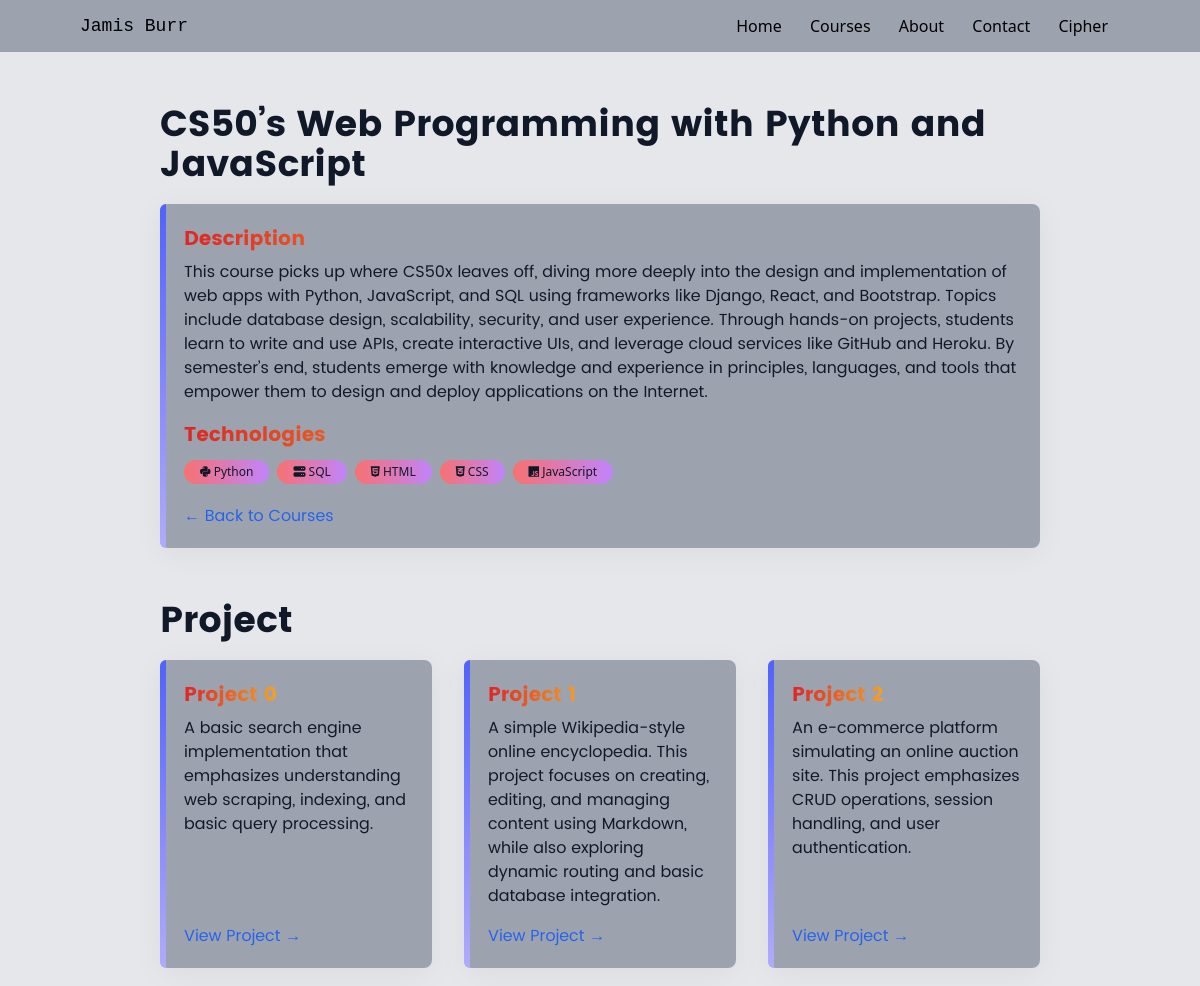
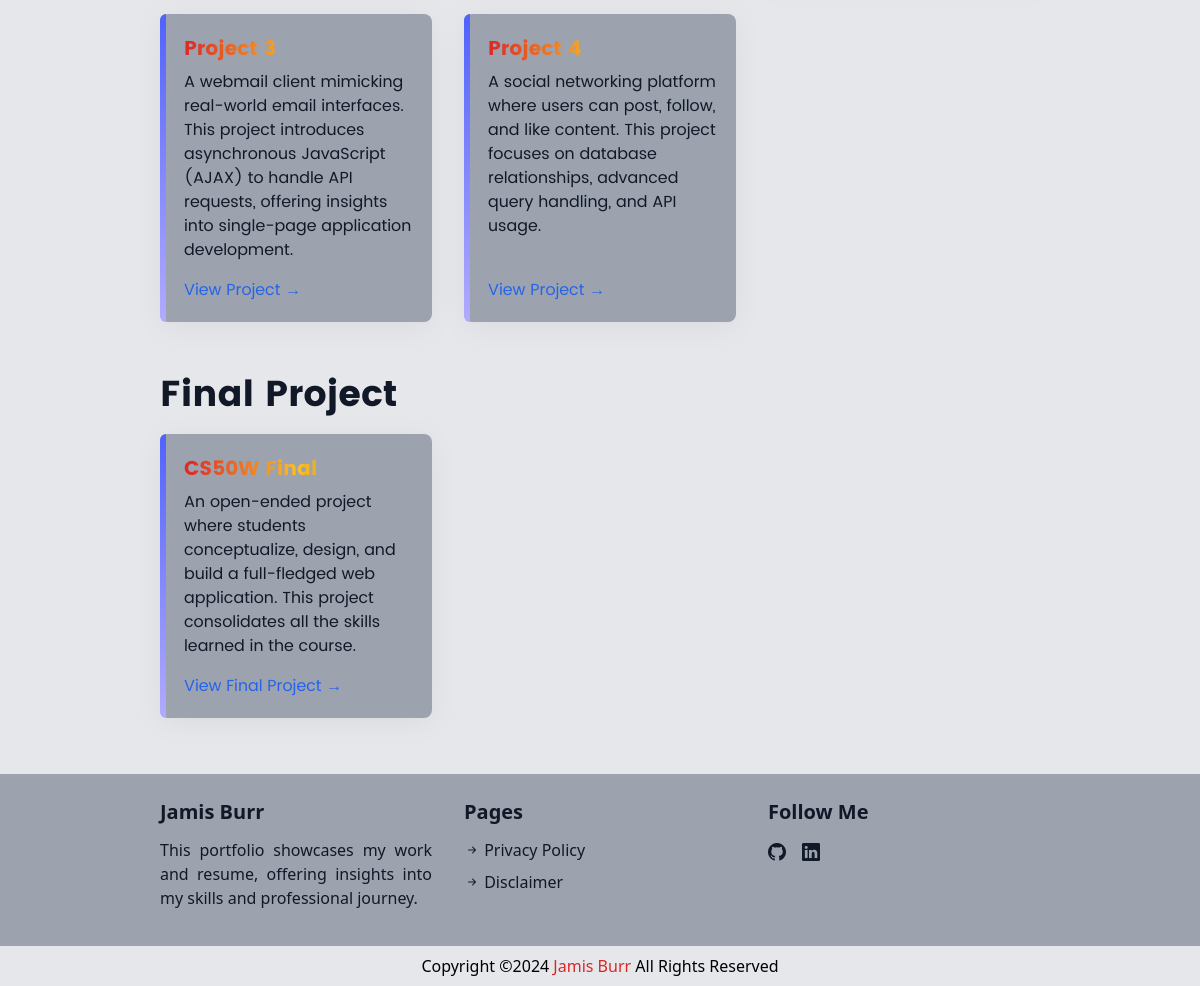
The app's page /courses/cs50w/ with its own data (2 pictures, top to bottom).
### portfolio_content/models.py (models this page shows, shortened)
class Course(models.Model):
    name = models.CharField(max_length=200)
    description = models.TextField(blank=True, null=True)
    technologies = models.ManyToManyField(Technology, related_name="courses")  # ManyToManyField
    slug = models.SlugField(blank=True)

class Technology(models.Model):
    name = models.CharField(max_length=50)
    icon = models.CharField(max_length=100, blank=True, null=True)  # Store FontAwesome class for the icon
    class Meta:
        db_table = 'Technologies'  # Ensure correct database table name
        verbose_name_plural = "Technologies"  # Correct plural display in the admin panel

class Project(models.Model):
    title = models.CharField(max_length=200)
    description = models.TextField()
    technologies = models.ManyToManyField(Technology, related_name="projects")
    course = models.ForeignKey(Course, on_delete=models.CASCADE, related_name="projects")
    slug = models.SlugField(blank=True)
    class Meta:
        verbose_name_plural = "Projects"  # Correct plural display in the admin panel

class FinalProject(models.Model):
    title = models.CharField(max_length=200)
    description = models.TextField()
    technologies = models.ManyToManyField(Technology, related_name="final_projects")  # Link to technologies
    course = models.ForeignKey(Course, on_delete=models.CASCADE, related_name="final_projects")  # Link to a course
    screenshot_url = models.URLField(blank=True, null=True)  # Optional screenshot URL
    video_url = models.URLField(blank=True, null=True)  # Optional video URL
    slug = models.SlugField(blank=True, unique=True)  # slug field
    class Meta:
        verbose_name_plural = "Final Project"  # Correct plural display in the admin panel

### portfolio_content/views.py (the view)
# urls.py: path('courses/<slug:course_slug>/', views.course_content, name='course_projects'),  # Course content page
@cache_page(60 * 60)
def course_content(request, course_slug):
    course = get_object_or_404(Course, slug=course_slug)
    certificates = course.certificates.all()
    labs = course.labs.all()
    problem_sets = course.problem_sets.all()
    projects = course.projects.all()
    final_projects = course.final_projects.all()
    return render(request, 'course_content.html', {
        'course': course,
        'certificates': certificates,
        'labs': labs,
        'problem_sets': problem_sets,
        'projects': projects,
        'final_projects': final_projects,
    })

### templates/course_content.html (shortened to what this page needs)
{% extends "layout.html" %}
{% block content %}
<div class='bg-gray-200 dark:bg-gray-800 text-gray-900 dark:text-gray-100 pt-8 px-5 md:px-20 lg:px-40 xl:px-60'>
    <p style="font-family: Poppins-Bold" class='text-4xl font-extrabold py-5 text-center md:text-start'>{{ course.name }}</p>
    <div style="box-shadow:0 5px 30px 0 rgba(0,0,0,.05); position: relative;" class='bg-gray-400 dark:bg-gray-900 py-5 pl-6 pr-4 rounded-lg'>
        <div style="position: absolute; top: 0; left: 0; bottom: 0; width: 6px; border-radius: 6px 0 0 6px;
            background: linear-gradient(to bottom, #5062ff, #b1abfc);"
            class="dark:hidden">
        </div>
        <p style="font-family: Poppins-Bold" class="text-xl text-transparent bg-clip-text bg-gradient-to-r from-red-600 via-amber-400 to-amber-700 dark:from-cyan-200 dark:via-blue-300 dark:to-blue-600">Description</p>
        <p style="font-family: Poppins" class="text-gray-900 dark:text-gray-300 pt-2">{{ course.description }}</p>
        <p style="font-family: Poppins-Bold" class="pt-4 text-xl text-transparent bg-clip-text bg-gradient-to-r from-red-600 via-amber-400 to-amber-700 dark:from-cyan-200 dark:via-blue-300 dark:to-blue-600">Technologies</p>
         <div class='flex flex-wrap gap-2 pt-3 pb-1'>
            {% for tech in course.technologies.all %}
            <span class='text-xs bg-gradient-to-r from-red-400 to-purple-400 dark:from-blue-500 dark:to-purple-500 py-1 px-4 rounded-full'>
                <i class="{{ tech.icon }}"></i> {{ tech.name }}
            </span>
            {% endfor %}
        </div>
            <a href="/courses/" style="font-family: 'Poppins';" class="text-blue-600 dark:text-yellow-200 pt-4 hover:underline block">← Back to Courses</a>
    </div>
</div>
{% if projects|length > 0 %}
<div class='bg-gray-200 dark:bg-gray-800 text-gray-900 dark:text-gray-100 pt-8 md:px-20 lg:px-40 xl:px-60'>
    <p style="font-family: Poppins-Bold" class='text-4xl font-extrabold py-5 text-center md:text-start'>Project</p>
    <div class="grid grid-cols-1 sm:grid-cols-2 lg:grid-cols-3 gap-8 px-5 md:px-0">
        {% for project in projects %}
        <div style="box-shadow:0 5px 30px 0 rgba(0,0,0,.05); position: relative;" class='bg-gray-400 dark:bg-gray-900 py-5 pl-6 pr-5 rounded-lg flex flex-col justify-between'>
            <div style="position: absolute; top: 0; left: 0; bottom: 0; width: 6px; border-radius: 6px 0 0 6px;
            background: linear-gradient(to bottom, #5062ff, #b1abfc);"
            class="dark:hidden">
            </div>
            <p style="font-family: Poppins-Bold" class="font-bold text-xl text-transparent bg-clip-text bg-gradient-to-r from-red-600 via-amber-400 to-amber-700 dark:from-cyan-200 dark:via-blue-300 dark:to-blue-600">
            </p>
            <p style="font-family: Poppins" class="text-gray-900 dark:text-gray-300 pt-2 flex-grow">
                {{ project.description }}
            </p>
            <a href="/courses/{{ course.slug }}/projects/{{ project.slug }}/"
               style="font-family: 'Poppins';"
               class="text-blue-600 dark:text-yellow-200 hover:underline block pt-4">
               View Project →
            </a>
        </div>
        {% endfor %}
    </div>
</div>
{% endif %}
{% if final_projects|length > 0 %}
<div class='bg-gray-200 dark:bg-gray-800 text-gray-900 dark:text-gray-100 pt-8 pb-14 md:px-20 lg:px-40 xl:px-60'>
    <p style="font-family: Poppins-Bold" class='text-4xl font-extrabold py-5 text-center md:text-start'>Final Project</p>
    <div class="grid grid-cols-1 sm:grid-cols-2 lg:grid-cols-3 gap-8 px-5 md:px-0">
        {% for final_project in final_projects %}
        <div style="box-shadow:0 5px 30px 0 rgba(0,0,0,.05); position: relative;" class='bg-gray-400 dark:bg-gray-900 py-5 pl-6 pr-5 rounded-lg flex flex-col justify-between'>
            <div style="position: absolute; top: 0; left: 0; bottom: 0; width: 6px; border-radius: 6px 0 0 6px;
            background: linear-gradient(to bottom, #5062ff, #b1abfc);"
            class="dark:hidden">
            </div>
            <p style="font-family: Poppins-Bold" class="text-xl text-transparent bg-clip-text bg-gradient-to-r from-red-600 via-amber-400 to-amber-700 dark:from-cyan-200 dark:via-blue-300 dark:to-blue-600">
            </p>
            <p style="font-family: Poppins" class="text-gray-900 dark:text-gray-300 pt-2 flex-grow">
                {{ final_project.description }}
            </p>
            <a href="/courses/{{ course.slug }}/final-projects/{{ final_project.slug }}/"
               style="font-family: 'Poppins';"
               class="text-blue-600 dark:text-yellow-200 hover:underline block pt-4">
               View Final Project →
            </a>
        </div>
        {% endfor %}
    </div>
</div>
{% endif %}
{% endblock %}

### static/css/custom.css (style rules this page uses)
html { scrollbar-width: none; }

### records on screen
Course: name "CS50’s Web Programming with Python and JavaScript", description "This course picks up where CS50x leaves off, diving more deeply into the design and implementation of web apps with Python, JavaScript, and SQL using frameworks like Django, React, and Bootstrap. Topics include database design, scalability, security, and user experience. Through hands-on projects, students learn to write and use APIs, create interactive UIs, and leverage cloud services like GitHub and Heroku. By semester’s end, students emerge with knowledge and experience in principles, languages, and tools that empower them to design and deploy applications on the Internet."
Technology: name "Python"
Technology: name "SQL"
Technology: name "HTML"
Technology: name "CSS"
Technology: name "JavaScript"
Project: description "A basic search engine implementation that emphasizes understanding web scraping, indexing, and basic query processing."
Project: description "A simple Wikipedia-style online encyclopedia. This project focuses on creating, editing, and managing content using Markdown, while also exploring dynamic routing and basic database integration."
Project: description "An e-commerce platform simulating an online auction site. This project emphasizes CRUD operations, session handling, and user authentication."
Project: description "A webmail client mimicking real-world email interfaces. This project introduces asynchronous JavaScript (AJAX) to handle API requests, offering insights into single-page application development."
Project: description "A social networking platform where users can post, follow, and like content. This project focuses on database relationships, advanced query handling, and API usage."
FinalProject: description "An open-ended project where students conceptualize, design, and build a full-fledged web application. This project consolidates all the skills learned in the course."
